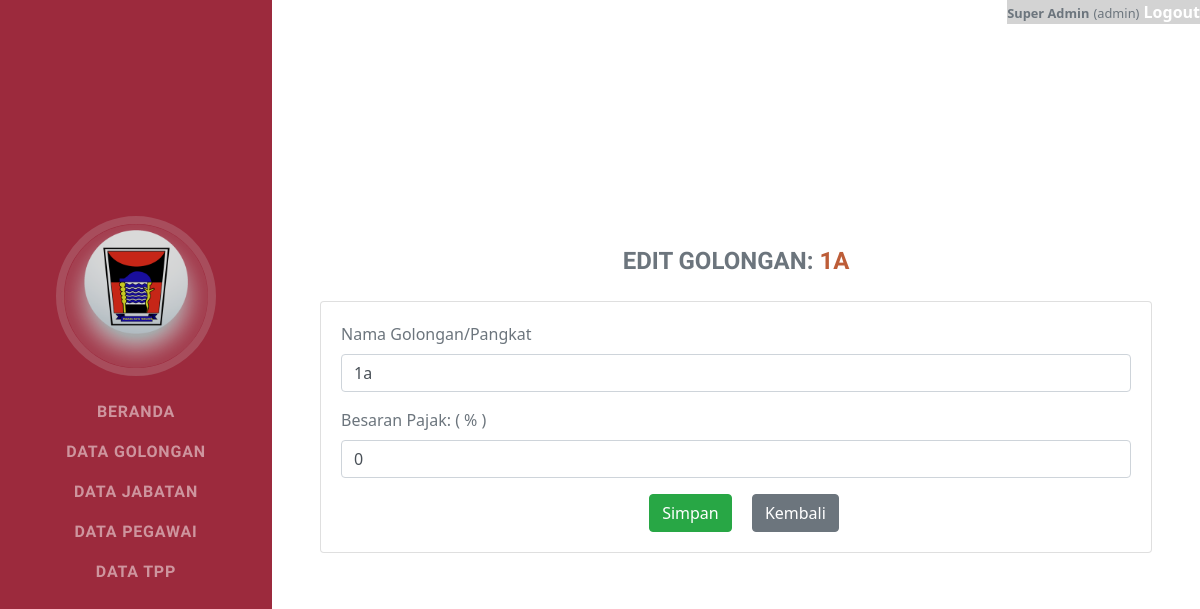
The page /golongan-edit.php?id=1 (signed in) on the database its author committed.
### tables this page shows
CREATE TABLE `golongan` (
  `id_golongan` int(11) NOT NULL,
  `nama_gol_pangkat` varchar(50) NOT NULL,
  `pajak` double NOT NULL
);

### golongan-edit.php (the view, shortened to what this page needs)
        <?php include('assets/menu.php') ?>
        <div class="container-fluid p-0">
            <?php
                $id = mysqli_real_escape_string($con, $_GET['id']);
                $sql=mysqli_query($con, "SELECT * FROM golongan WHERE id_golongan = '$id' ");
                while($row = mysqli_fetch_array($sql))
                {
                    $nama = $row['nama_gol_pangkat'];
                    $pajak = $row['pajak'];
                }
            ?>
            <section class="resume-section">
                <div class="resume-section-content">
                    <h4 class="mb-0 text-secondary" style="text-align: center; padding-bottom: 3%">
                        Edit Golongan:
                        <span class="text-primary"><?php echo $nama ?></span>
                    </h4>
        	<div class="card">
      			<div class="card-body">
		            <form action="golongan-edit-act.php" method="post">
			                    <div style="padding-bottom: 2%">
			                    	<label>Nama Golongan/Pangkat</label>
									<input type="text" class="form-control" name="nama" value="<?php echo $nama ?>" required>
			                    </div>
								<div style="padding-bottom: 2%">
									<label>Besaran Pajak: ( % )</label>
									<input type="number" class="form-control" name="pajak" value="<?php echo $pajak ?>" required="">
								</div>
								<div style="text-align: center;">
									<button type="submit" class="btn btn-success mx-sm-3" name="golongan-edit">Simpan</button>
									<a href="golongan.php">
										<button type="button" class="btn btn-secondary">Kembali</button>
									</a>
								</div>
<?php include('assets/footer.php') ?>

### rows shown on the page
golongan: nama_gol_pangkat "1A", nama "1a", pajak "0"

### other values the page prints
$_SESSION['nama'] "Super Admin"
$_SESSION['role'] "admin"
